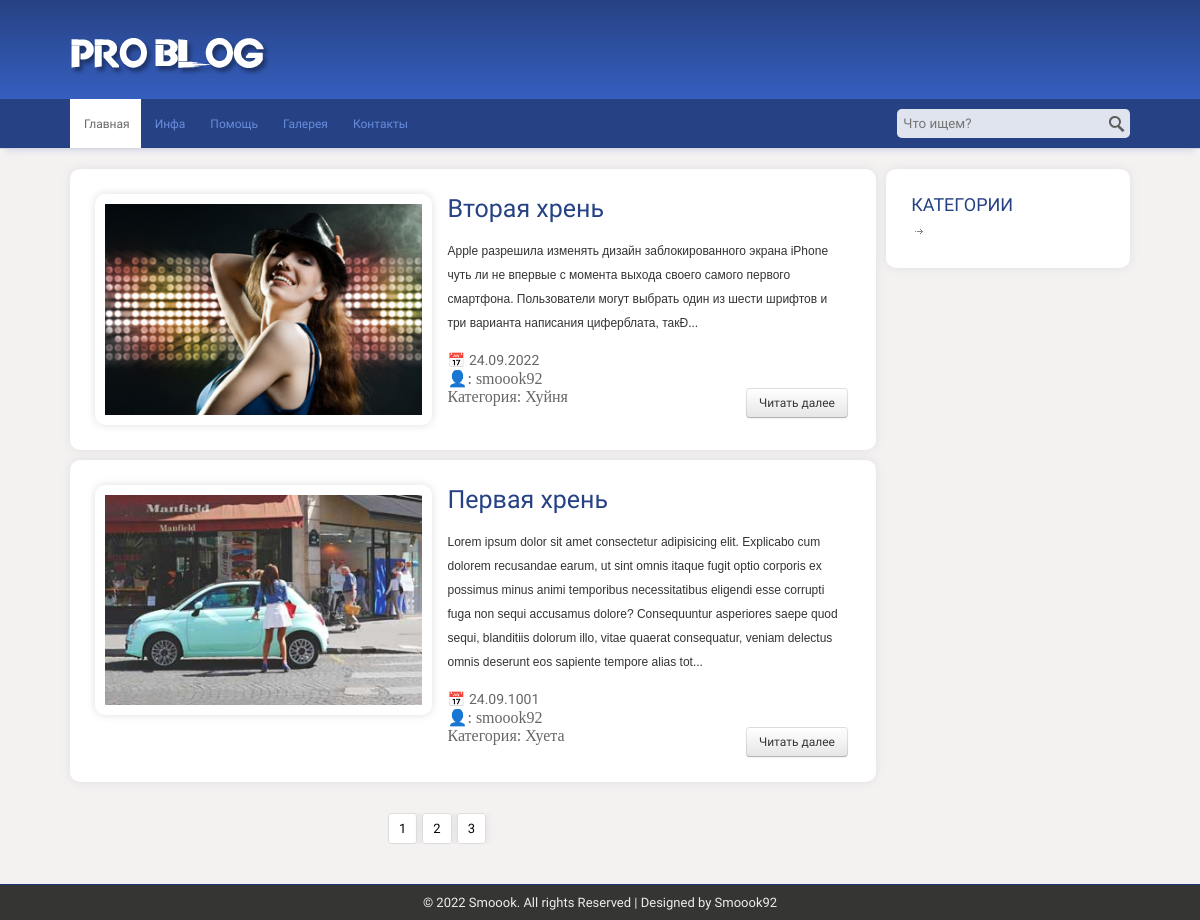
The page / on the database its author committed.
### tables this page shows
CREATE TABLE `singles` (
  `id` int(11) NOT NULL,
  `title` varchar(255) NOT NULL,
  `text` text NOT NULL,
  `img` varchar(255) NOT NULL,
  `date` date NOT NULL,
  `category_id` int(11) NOT NULL,
  `author_id` int(11) NOT NULL
);

CREATE TABLE `authors` (
  `id` int(11) NOT NULL,
  `author_name` varchar(255) NOT NULL
);

CREATE TABLE `categories` (
  `id` int(11) NOT NULL,
  `category_name` varchar(255) NOT NULL
);

### DB/db.php (called while the page is built, shortened)
<?php
$dbhost = "localhost";
$dbname = "test_saneto";
$username = "root";
$password = "";
$db = new PDO("mysql:host=$dbhost; dbname=$dbname", $username, $password);
function get_singles_all(){
    global $db;
    return $db->query("SELECT * FROM singles ORDER BY id DESC");
}
function get_category_by_id($id){
    global $db;
    $categories = $db->query("SELECT * FROM categories WHERE id = $id");
    foreach ($categories as $category){
        return $category["category_name"];
    }
}
function get_authors_by_id($id){
    global $db;
    $authors = $db->query("SELECT * FROM authors WHERE id = $id");
    foreach($authors as $author){
        return $author["author_name"];
    }
}

### index.php (the view, shortened to what this page needs)
<?php require 'include/header.php'; ?>
    </div>
    <div class="wrap">
        <div class="about">
            <div class="services-sidebar">
                <h4>Категории</h4>
                <?php require "category.php"; ?>
            </div>
            <div class="bloder-content">
                <?php
						$singles = get_singles_all();
						foreach ($singles as $single): ?>
                <?php $category_name = get_category_by_id($single["category_id"]); ?>
                <?php $author_name = get_authors_by_id($single["author_id"]); ?>
                <div class="bloger-grid">
                    <div class="blog-img">
                        <a href="single?id=<?php echo $single["id"]; ?>"><img src="<?php echo $single["img"]; ?>" title="img6" /></a>
                    </div>
                    <div class="bloger-content">
                        <h5><a href="single?id=<?php echo $single["id"]; ?>"><?php echo $single["title"]; ?></a></h5>
                        <p><?php echo $string = substr($single["text"], 0, 400); ?>...</p>
                        <ul>
                            <li><a href="#">📅</a></li>
                            <li><a href="#"><?php echo date("d.m.Y", strtotime($single["date"])); ?></a></li><br />
                            <li><a href="#">👤:</a></li>
                            <li><a href="#"><?php echo $author_name; ?></a></li><br />
                            <li><a href="#">Категория:</a></li>
                            <li><a href="#"><?php echo $category_name; ?></a></li>
                            <li><a href="single?id=<?php echo $single["id"]; ?>"><span>Читать далее</span></a></li>
                        </ul>
                    </div>
                </div>
                <?php endforeach; ?>
            </div>
        </div>
        <div class="wrap">
            <ul class="dc_pagination dc_paginationA dc_paginationA03">
                <li><a href="#">1</a></li>
                <li><a href="#">2</a></li>
                <li><a href="#">3</a></li>
            </ul>
        </div>
    </div>
    <?php require 'include/footer.php'; ?>
</body>
</html>

### include/header.php (shortened to what this page needs)
<?php require 'DB/db.php'; ?>
<!DOCTYPE HTML>
<html>
<head>
    <link href="css/style.css" rel="stylesheet" type="text/css" media="all" />
</head>
<body>
<div class="header">
    <div class="wrap">
    <div class="logo">
        <a href="/"><img src="images/logo.png" title="logo" /></a>
    </div>
</div>
</div>
<div class="header-nav1">
    <div class="wrap">
        <ul>
            <li class="current"><a href="/">Главная</a></li>
            <li><a href="#">Инфа</a></li>
            <li><a href="#">Помощь</a></li>
            <li><a href="#">Галерея</a></li>
            <li><a href="contact">Контакты</a></li>
        </ul>
    <div class="search-bar">
        <ul>
            <form action="../search" method="POST">
                <li><input name="search" type="text" placeholder=" Что ищем?"></li>
                <li><form><input type="submit" value="" /></form></li>
            </form>
        </ul>
    </div>
    </div>

### category.php
<ul>
    <li><img src="images/pointer.png" title="pointer" /><a href="categories?id=<?php echo $category["id"]; ?>"><?php echo $category["category_name"]; ?></a></li>
</ul>

### include/footer.php
<div class="footer1">
<p class="link"><span>© 2022 Smoook. All rights Reserved | Designed by&nbsp;<a href="http://smoook92.ru">Smoook92</a>	</span></p>

### rows shown on the page
singles: img (picture), title "Вторая хрень", text "Apple разрешила изменять дизайн заблокированного экрана iPhone чуть ли не впервые с момента выхода своего самого первого смартфона. Пользователи могут выбрать один из шести шрифтов и три варианта написания циферблата, такÐ", date "24.09.2022", author.author_name "smoook92", category.category_name "Хуйня"
singles: img (picture), title "Первая хрень", text "Lorem ipsum dolor sit amet consectetur adipisicing elit. Explicabo cum dolorem recusandae earum, ut sint omnis itaque fugit optio corporis ex possimus minus animi temporibus necessitatibus eligendi esse corrupti fuga non sequi accusamus dolore? Consequuntur asperiores saepe quod sequi, blanditiis dolorum illo, vitae quaerat consequatur, veniam delectus omnis deserunt eos sapiente tempore alias tot", date "24.09.1001", author_name "smoook92", category.category_name "Хуета"
